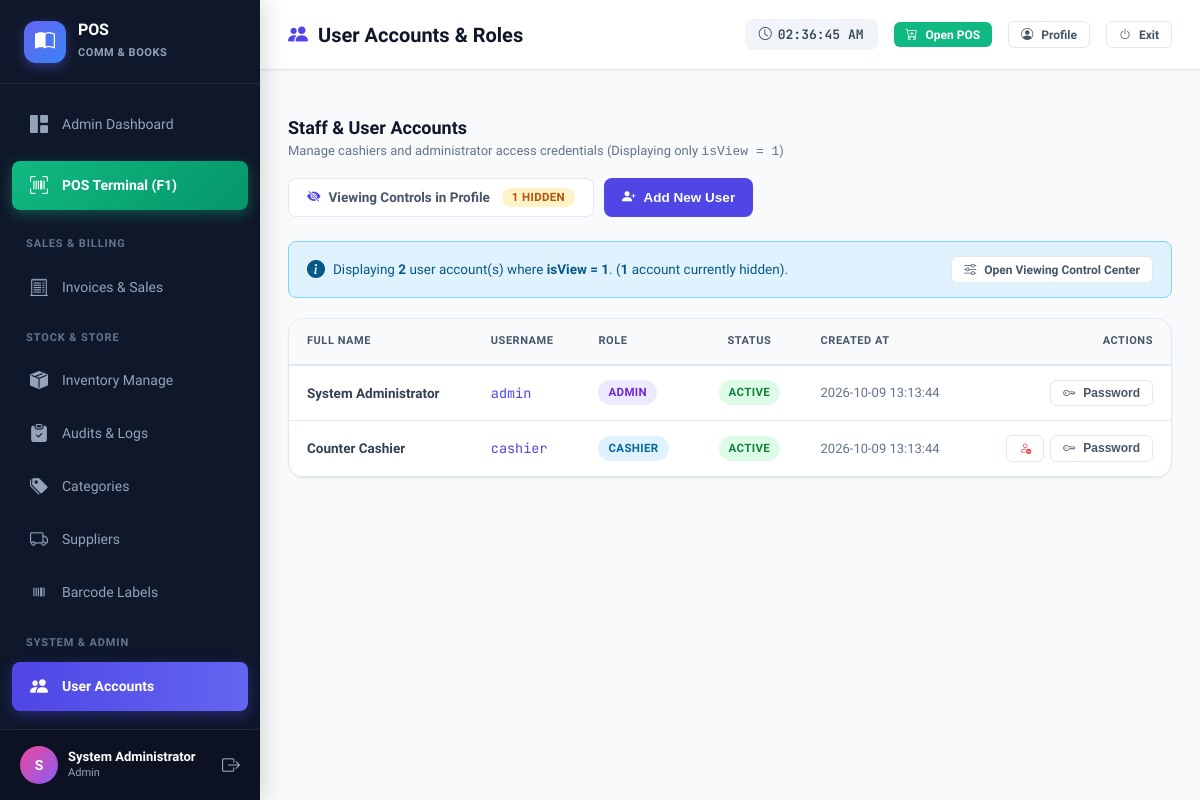
/users.php (signed in), run on the app's committed database.
### tables this page shows
CREATE TABLE `users` (
  `id` int NOT NULL AUTO_INCREMENT,
  `username` varchar(50) NOT NULL,
  `password` varchar(255) NOT NULL,
  `full_name` varchar(100) NOT NULL,
  `role` enum('admin','cashier') DEFAULT 'cashier',
  `status` enum('active','inactive') DEFAULT 'active',
  `isView` int NOT NULL DEFAULT '1',
  `created_at` datetime DEFAULT CURRENT_TIMESTAMP,
  PRIMARY KEY (`id`),
  UNIQUE KEY `username` (`username`)
);

### includes/auth.php (called while the page is built, shortened)
<?php
function current_user() {
    return [
        'id' => $_SESSION['user_id'] ?? null,
        'username' => $_SESSION['username'] ?? '',
        'name' => $_SESSION['user_name'] ?? 'User',
        'role' => $_SESSION['user_role'] ?? 'cashier'
    ];
}

### users.php (the view, shortened to what this page needs)
<?php
require_once __DIR__ . '/includes/header.php';
$users = $pdo->query("SELECT * FROM users WHERE isView = 1 ORDER BY role ASC, full_name ASC")->fetchAll();
$hiddenCount = (int)$pdo->query("SELECT COUNT(*) FROM users WHERE isView = 0")->fetchColumn();
?>
<div class="page-container">
    <div style="display: flex; justify-content: space-between; align-items: center; margin-bottom: 24px; flex-wrap: wrap; gap: 16px;">
        <div>
            <h3 style="font-size: 18px; font-weight: 700; color: #0f172a;">Staff & User Accounts</h3>
            <p style="font-size: 13px; color: #64748b;">Manage cashiers and administrator access credentials (Displaying only <code>isView = 1</code>)</p>
        </div>
        <div style="display: flex; gap: 10px;">
            <a href="userprofile.php#user-viewing-control" class="btn btn-outline" title="Manage User Viewing Controls in User Profile">
                <i class="bi bi-eye-slash-fill" style="color: var(--primary);"></i>
                <span>Viewing Controls in Profile</span>
                <?php if ($hiddenCount > 0): ?>
                <span class="badge badge-warning" style="margin-left: 4px;"><?= $hiddenCount ?> Hidden</span>
                <?php endif; ?>
            </a>
            <button type="button" class="btn btn-primary" onclick="openModal('create-user-modal')">
                <i class="bi bi-person-plus-fill"></i> Add New User
            </button>
        </div>
    </div>
    <?php if ($hiddenCount > 0): ?>
    <div class="alert alert-info" style="display: flex; justify-content: space-between; align-items: center; margin-bottom: 20px; flex-wrap: wrap; gap: 10px;">
        <div style="display: flex; align-items: center; gap: 8px;">
            <i class="bi bi-info-circle-fill" style="font-size: 18px;"></i>
            <span>Displaying <strong><?= count($users) ?></strong> user account(s) where <strong>isView = 1</strong>. (<strong><?= $hiddenCount ?></strong> account<?= $hiddenCount > 1 ? 's are' : '' ?> currently hidden).</span>
        </div>
        <a href="userprofile.php#user-viewing-control" class="btn btn-outline btn-sm" style="background: white;">
            <i class="bi bi-sliders"></i> Open Viewing Control Center
        </a>
    </div>
    <?php endif; ?>
    <div class="content-card">
        <div class="table-responsive">
            <table class="custom-table">
                <thead>
                    <tr>
                        <th>Full Name</th>
                        <th>Username</th>
                        <th>Role</th>
                        <th style="text-align: center;">Status</th>
                        <th>Created At</th>
                        <th style="text-align: right;">Actions</th>
                    </tr>
                </thead>
                <tbody>
                    <?php if (empty($users)): ?>
                    <tr>
                        <td colspan="6" style="text-align: center; padding: 40px; color: #64748b;">
                            <i class="bi bi-people" style="font-size: 32px; display: block; margin-bottom: 8px; color: #94a3b8;"></i>
                            No users found with isView = 1.
                            <?php if ($hiddenCount > 0): ?>
                            <br><a href="userprofile.php#user-viewing-control" style="color: var(--primary); text-decoration: underline;">Review <?= $hiddenCount ?> hidden user(s) in User Profile</a>
                            <?php endif; ?>
                        </td>
                    </tr>
                    <?php else: ?>
                    <?php foreach ($users as $u): ?>
                    <tr>
                        <td><strong><?= htmlspecialchars($u['full_name']) ?></strong></td>
                        <td style="font-family: var(--font-mono); color: var(--primary);"><?= htmlspecialchars($u['username']) ?></td>
                        <td>
                            <span class="badge <?= $u['role'] === 'admin' ? 'badge-purple' : 'badge-info' ?>">
                                <?= strtoupper($u['role']) ?>
                            </span>
                        </td>
                        <td style="text-align: center;">
                            <span class="badge <?= $u['status'] === 'active' ? 'badge-success' : 'badge-danger' ?>">
                                <?= strtoupper($u['status']) ?>
                            </span>
                        </td>
                        <td style="font-size: 13px; color: #64748b;"><?= $u['created_at'] ?></td>
                        <td style="text-align: right;">
                            <div style="display: inline-flex; gap: 6px;">
                                <?php if ($u['id'] !== $user['id']): ?>
                                <form method="POST" style="display: inline;" onsubmit="return confirm('Toggle active status for this user?');">
                                    <button type="submit" class="btn btn-outline btn-sm" style="<?= $u['status'] === 'active' ? 'color: var(--danger);' : 'color: var(--accent);' ?>" title="Toggle Active/Inactive">
                                        <i class="bi <?= $u['status'] === 'active' ? 'bi-person-dash' : 'bi-person-check' ?>"></i>
                                    </button>
                                </form>
                                <?php endif; ?>
                                <button type="button" class="btn btn-outline btn-sm" onclick="openResetModal(<?= $u['id'] ?>, '<?= htmlspecialchars($u['username']) ?>')" title="Reset Password">
                                    <i class="bi bi-key"></i> Password
                                </button>
                            </div>
                        </td>
                    </tr>
                    <?php endforeach; ?>
                    <?php endif; ?>
                </tbody>
            </table>
        </div>
    </div>
</div>
<?php require_once __DIR__ . '/includes/footer.php'; ?>

### assets/css/style.css (style rules this page uses)
:root { --primary: #4f46e5; --primary-hover: #4338ca; --primary-light: #e0e7ff; --primary-dark: #3730a3; --secondary: #0ea5e9; --secondary-hover: #0284c7; --accent: #10b981; --accent-hover: #059669; --accent-light: #d1fae5; --warning: #f59e0b; --warning-light: #fef3c7; --danger: #ef4444; --danger-light: #fee2e2; --info: #3b82f6; --bg-main: #f8fafc; --bg-card: #ffffff; --bg-sidebar: #0f172a; --bg-sidebar-hover: #1e293b; --bg-sidebar-active: #312e81; --text-primary: #0f172a; --text-secondary: #64748b; --text-muted: #94a3b8; --text-inverse: #ffffff; --border: #e2e8f0; --border-focus: #818cf8; --shadow-sm: 0 1px 2px 0 rgb(0 0 0 / 0.05); --shadow-md: 0 4px 6px -1px rgb(0 0 0 / 0.07), 0 2px 4px -2px rgb(0 0 0 / 0.05); --shadow-lg: 0 10px 15px -3px rgb(0 0 0 / 0.08), 0 4px 6px -4px rgb(0 0 0 / 0.04); --shadow-xl: 0 20px 25px -5px rgb(0 0 0 / 0.1), 0 8px 10px -6px rgb(0 0 0 / 0.05); --radius-sm: 8px; --radius-md: 12px; --radius-lg: 16px; --radius-xl: 24px; --font-sans: 'Plus Jakarta Sans', system-ui, -apple-system, sans-serif; --font-mono: 'JetBrains Mono', monospace; --sidebar-width: 260px; --topbar-height: 70px; }
* { margin: 0; padding: 0; box-sizing: border-box; }
body { font-family: var(--font-sans); background-color: var(--bg-main); color: var(--text-primary); line-height: 1.5; -webkit-font-smoothing: antialiased; overflow-x: hidden; }
.page-container { padding: 28px; flex: 1; }
.content-card { background: var(--bg-card); border: 1px solid var(--border); border-radius: var(--radius-lg); box-shadow: var(--shadow-sm); margin-bottom: 24px; overflow: hidden; }
.table-responsive { overflow-x: auto; }
.custom-table { width: 100%; border-collapse: collapse; font-size: 13.5px; }
.custom-table th { background: #f8fafc; color: #475569; font-weight: 700; text-transform: uppercase; font-size: 11px; letter-spacing: 0.05em; padding: 14px 18px; text-align: left; border-bottom: 2px solid var(--border); white-space: nowrap; }
.custom-table td { padding: 14px 18px; border-bottom: 1px solid var(--border); color: #334155; vertical-align: middle; }
.badge { display: inline-flex; align-items: center; gap: 4px; padding: 4px 10px; border-radius: 9999px; font-size: 11.5px; font-weight: 600; text-transform: uppercase; letter-spacing: 0.03em; }
.badge-success { background: #dcfce7; color: #15803d; }
.badge-warning { background: #fef3c7; color: #b45309; }
.badge-info { background: #e0f2fe; color: #0369a1; }
.badge-purple { background: #ede9fe; color: #6d28d9; }
.btn { display: inline-flex; align-items: center; justify-content: center; gap: 8px; padding: 9px 18px; font-size: 13.5px; font-weight: 600; border-radius: var(--radius-sm); border: none; cursor: pointer; transition: all 0.2s ease; text-decoration: none; line-height: 1; }
.btn-primary { background: var(--primary); color: white; }
.btn-outline { background: white; border: 1px solid var(--border); color: #475569; }
.btn-sm { padding: 6px 12px; font-size: 12px; border-radius: 6px; }
.alert { padding: 14px 18px; border-radius: var(--radius-sm); margin-bottom: 20px; display: flex; align-items: center; gap: 12px; font-size: 13.5px; font-weight: 500; }
.alert-info { background: #e0f2fe; border: 1px solid #7dd3fc; color: #075985; }

### data on the page
users: full_name "System Administrator", username "admin", role "ADMIN", status "ACTIVE", created_at "2026-10-09 13:13:44"
users: full_name "Counter Cashier", username "cashier", role "CASHIER", status "ACTIVE", created_at "2026-10-09 13:13:44"

### other printed values
substr($user['name'] ?: 'U', 0, 1) "S"
$user['name'] "System Administrator"
$user['role'] "Admin"
$pageTitle "User Accounts & Roles"
$hiddenCount "1"
count($users) "2"
